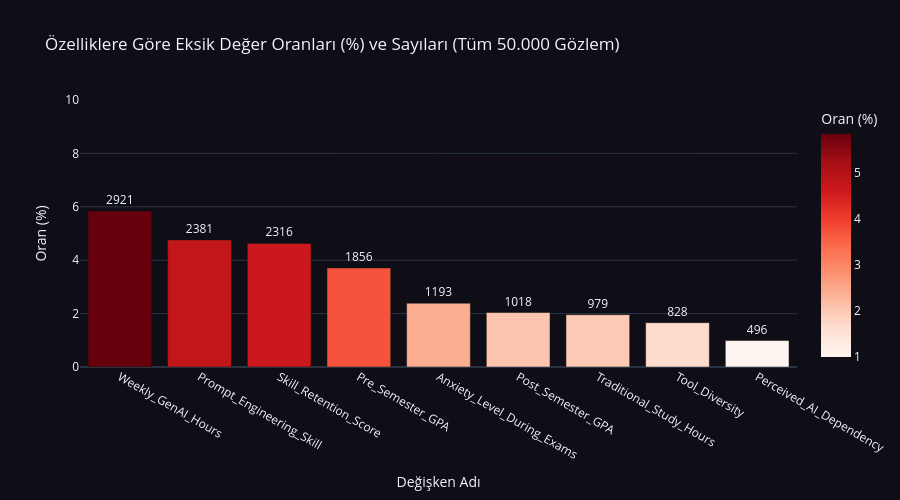

The cell this chart's notebook holds for it:
### Markdown cell above
<div style="background:linear-gradient(135deg,#0d1117 0%,#161b22 100%);padding:20px 24px;border-radius:12px;border:1px solid rgba(167,139,250,0.15);margin-top:12px;box-shadow:0 4px 20px rgba(0,0,0,0.3);">
<div style="display:flex;align-items:center;gap:8px;margin-bottom:10px;">
<div style="width:3px;height:18px;background:linear-gradient(180deg,#a78bfa,#7c3aed);border-radius:1.5px;flex-shrink:0;"></div>
<h4 style="color:#c7d2fe;font-size:0.95em;font-weight:700;margin:0;">Veri Analisti Yorumu</h4>
</div>
<p style="color:#cbd5e1;font-size:0.83em;line-height:1.5;margin:0;">
Hedef değişkenimiz olan <code>Burnout_Risk_Level</code> sınıflarının (Low, Medium, High) dağılımı incelendiğinde, dengeli bir yapı olduğu görülmektedir (Low: %32.7, Medium: %42.3, High: %25.0). Sınıf dengesizliği (class imbalance) derin bir problem olmamakla birlikte, yüksek riskli öğrencileri erken aşamada yakalamak akademik rehberlik açısından kritik öneme sahiptir. Bu doğrultuda, model başarısını değerlendirirken birincil hedeflerimiz <strong>Recall (High) &gt; 0.85</strong> ve genel dengeyi koruyan <strong>Macro F1-Score &gt; 0.80</strong> olacaktır.
</p>
</div>

### Code cell
# 2.4 Eksik Değer Dağılım Analizi
missing_counts = df.isnull().sum()
missing_pct = (df.isnull().sum() / len(df) * 100).round(2)

missing_df = pd.DataFrame({
    'Değişken': df.columns,
    'Eksik Değer Sayısı': missing_counts,
    'Eksiklik Oranı (%)': missing_pct
}).sort_values(by='Eksik Değer Sayısı', ascending=False)

# Sadece eksik değer içeren özellikleri görselleştirelim
missing_df_plot = missing_df[missing_df['Eksik Değer Sayısı'] > 0]

fig = px.bar(
    missing_df_plot,
    x='Değişken',
    y='Eksiklik Oranı (%)',
    text='Eksik Değer Sayısı',
    title='Özelliklere Göre Eksik Değer Oranları (%) ve Sayıları (Tüm 50.000 Gözlem)',
    color='Eksiklik Oranı (%)',
    color_continuous_scale='Reds',
    labels={'Eksiklik Oranı (%)': 'Oran (%)', 'Değişken': 'Değişken Adı'}
)

fig.update_traces(textposition='outside')
fig.update_layout(
    template='plotly_dark',
    paper_bgcolor='#0f0e17',
    plot_bgcolor='#0f0e17',
    yaxis_range=[0, 10],
    height=500
)
fig.show()

try:
    fig.write_image(f"{FIGURES_DIR}eda_missing_value_heatmap.png", scale=2)
    print("Grafik kaydedildi: eda_missing_value_heatmap.png (Eksik değer bar grafiği olarak güncellendi)")
except Exception as e:
    print(e)

### Figure 1 — Plotly figure (JSON) as saved in the notebook; plotly's stock layout.template omitted (floating-point values rounded to 4 significant figures)
{"data": [{"hovertemplate": "Değişken Adı=%{x}<br>Oran (%)=%{marker.color}<br>Eksik Değer Sayısı=%{text}<extra></extra>", "legendgroup": "", "marker": {"color": [5.84, 4.76, 4.63, 3.71, 2.39, 2.04, 1.96, 1.66, 0.99], "coloraxis": "coloraxis", "pattern": {"shape": ""}}, "name": "", "orientation": "v", "showlegend": false, "text": [2921.0, 2381.0, 2316.0, 1856.0, 1193.0, 1018.0, 979.0, 828.0, 496.0], "textposition": "outside", "type": "bar", "x": ["Weekly_GenAI_Hours", "Prompt_Engineering_Skill", "Skill_Retention_Score", "Pre_Semester_GPA", "Anxiety_Level_During_Exams", "Post_Semester_GPA", "Traditional_Study_Hours", "Tool_Diversity", "Perceived_AI_Dependency"], "xaxis": "x", "y": [5.84, 4.76, 4.63, 3.71, 2.39, 2.04, 1.96, 1.66, 0.99], "yaxis": "y"}], "layout": {"barmode": "relative", "coloraxis": {"colorbar": {"title": {"text": "Oran (%)"}}, "colorscale": [[0.0, "rgb(255,245,240)"], [0.125, "rgb(254,224,210)"], [0.25, "rgb(252,187,161)"], [0.375, "rgb(252,146,114)"], [0.5, "rgb(251,106,74)"], [0.625, "rgb(239,59,44)"], [0.75, "rgb(203,24,29)"], [0.875, "rgb(165,15,21)"], [1.0, "rgb(103,0,13)"]]}, "height": 500, "legend": {"tracegroupgap": 0}, "paper_bgcolor": "#0f0e17", "plot_bgcolor": "#0f0e17", "title": {"text": "Özelliklere Göre Eksik Değer Oranları (%) ve Sayıları (Tüm 50.000 Gözlem)"}, "xaxis": {"anchor": "y", "domain": [0.0, 1.0], "title": {"text": "Değişken Adı"}}, "yaxis": {"anchor": "x", "domain": [0.0, 1.0], "range": [0, 10], "title": {"text": "Oran (%)"}}}}
